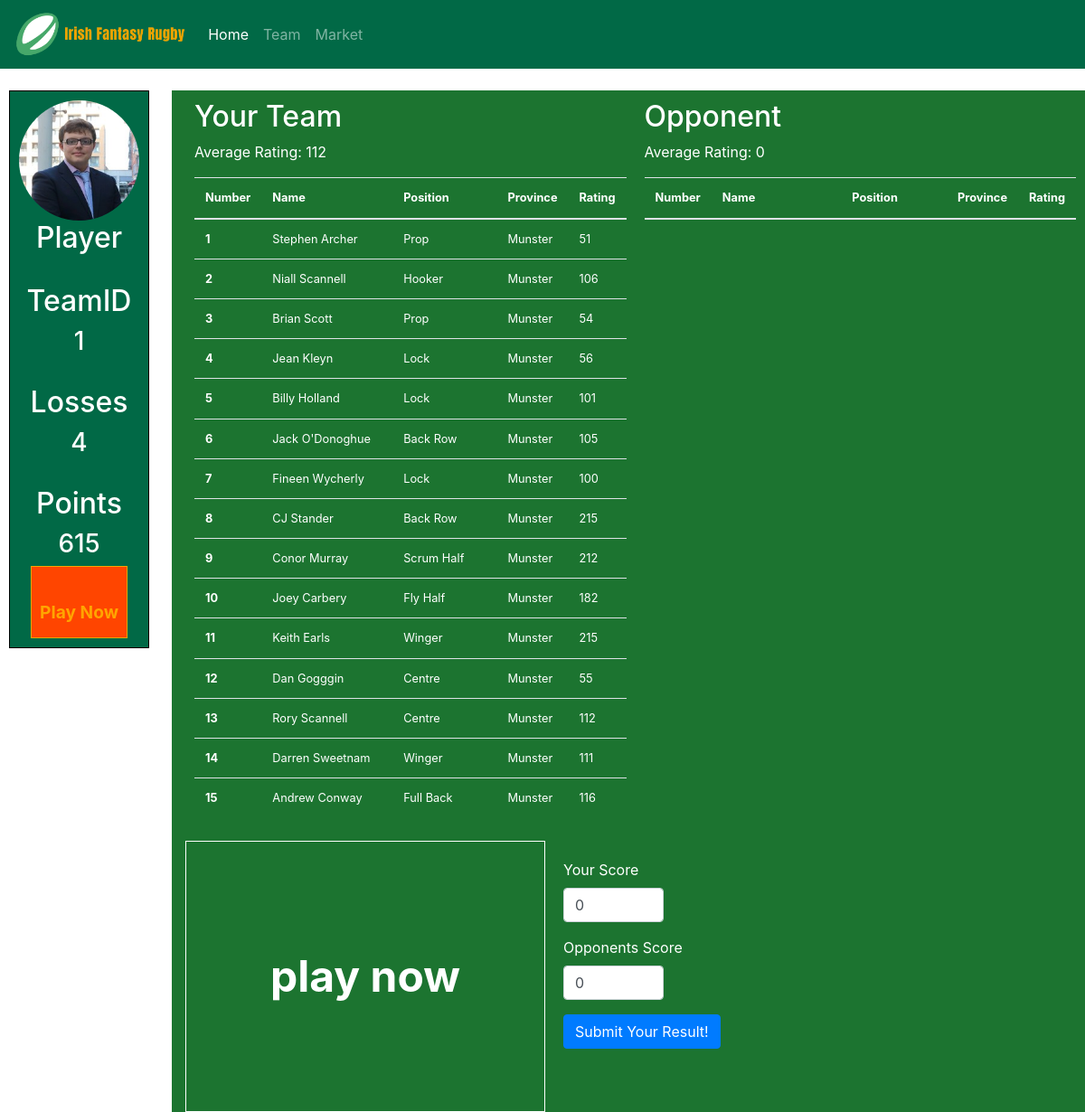
The page /GameFront.php on the database its author committed.
### tables this page shows
CREATE TABLE team_rosters (
	TeamRosterID INTEGER AUTO_INCREMENT NOT NULL,
    TeamID INTEGER,
    PlayerID INTEGER,
    games INTEGER,
    OnTeam INTEGER,
    TeamPosition INTEGER,
    PRIMARY KEY (TeamRosterID),
    FOREIGN KEY (TeamID) REFERENCES teams(TeamID),
    FOREIGN KEY (PlayerID) REFERENCES players(PlayerID)
);

CREATE TABLE players (
	PlayerID INTEGER AUTO_INCREMENT NOT NULL,
    PlayerName VARCHAR(22),
    PlayerPosition VARCHAR(22),
    Province VARCHAR(20),
    Caps INTEGER,
    Points INTEGER,
    Ireland Binary,
    Lions Binary,
    TwitterRatio DOUBLE,
    Rating INTEGER as ((50 + ((Points/Caps)*10) + (Ireland*50) + (Lions * 100))*TwitterRatio),
    ImageFilePath VARCHAR(100),
    PRIMARY KEY (PlayerID)
    );

### Tests/Game.php (the view, shortened to what this page needs)
<?php
$query1 = "SELECT team_rosters.TeamPosition, PlayerName, PlayerPosition, Province, Rating FROM team_rosters JOIN players ON players.PlayerID = team_rosters.PlayerID WHERE team_rosters.TeamID=1 AND OnTeam=1 ORDER BY team_rosters.TeamPosition ASC";
$count1 = 1;
$sum1 = 0;
if ($stmt1 = $con->prepare($query1)) {
    $stmt1->execute();
    $stmt1->bind_result($TeamPosition, $PlayerName, $PlayerPosition, $Province, $Rating);
    echo "<div id='table1' style='width: 50%; float: left; padding: 10px;'>
                <h2 style='float: left; width: 100%'>Your Team</h2>
                <table class=\"table table-hover\" style='float: left; color: white; font-size: .8em'>
                <thead>
                <tr>
                    <th scope=\"col\">Number</th>
                    <th scope=\"col\" width='150'>Name</th>
                    <th scope=\"col\" width='120'>Position</th>
                    <th scope=\"col\">Province</th>
                    <th scope=\"col\">Rating</th>
                </tr>
                </thead>
                <tbody>";
    while ($stmt1->fetch()) {
        echo "<tr>
                    <th>$TeamPosition</th>
                    <td>$PlayerName</td>
                    <td>$PlayerPosition</td>
                    <td>$Province</td>
                    <td>$Rating</td>
                </tr>";
        $sum1 += $Rating;
        $count1 ++;
    }
    $avg1 = $sum1 / $count1;
    echo "<p>Average Rating: " . round($avg1). "</p>";
    echo "</tbody></table></div>";
}
$query2 = "SELECT team_rosters.TeamPosition, PlayerName, PlayerPosition, Province, Rating FROM team_rosters JOIN players ON players.PlayerID = team_rosters.PlayerID WHERE team_rosters.TeamID=5 AND OnTeam=1 ORDER BY team_rosters.TeamPosition ASC";
$count2 = 1;
$sum2 = 0;
if ($stmt2 = $con->prepare($query2)) {
    echo "<div id='table2' style='width: 50%; float: left; padding: 10px;'>
                <h2 style='float: left; width: 100%;'>Opponent</h2>
                <table class=\"table table-hover\" style='float: left; color: white; font-size: .8em'>
                <thead>
                <tr>
                    <th scope=\"col\">Number</th>
                    <th scope=\"col\" width='150'>Name</th>
                    <th scope=\"col\" width='120'>Position</th>
                    <th scope=\"col\">Province</th>
                    <th scope=\"col\">Rating</th>
                </tr>
                </thead>
                <tbody>";
    $avg2 = $sum2 / $count2;
    echo "<p>Average Rating: " . round($avg2) . "</p>";
    echo "</tbody></table></div>";
}
$mResult = 0;
$oResult = 0;
?>
<div style="width: 100%; height: 300px; text-align: center; float: left;">
    <button id="#PlayNow" onclick="playNow()" style="float: left; height: 100%; width: 40%; margin: 0 auto; display: block; color: white; border: 1px white solid; background-color: #1c7430; font-size: 3em; font-weight: bold;" >play now</button>
    <form action="<?php echo htmlspecialchars($_SERVER["PHP_SELF"]); ?>" method="post" style="width: 60%; height: 100%; float: left; padding: 20px;">
        <div class="form-group <?php echo (!empty($username_err)) ? 'has-error' : ''; ?>">
            <label style="float: left; width: 100%; text-align: left;">Your Score    </label>
            <input type="Number" name="mScore" class="form-control" value="<?php echo $mResult; ?>" style="width: 20%;" id="mResult">
        </div>
        <div class="form-group <?php echo (!empty($password_err)) ? 'has-error' : ''; ?>" >
            <label style="float: left; width: 100%; text-align: left;">Opponents Score</label>
            <input type="number" name="oScore" class="form-control" style="width: 20%;" value="<?php echo $oResult;?>" id="oResult">
        </div>
        <div class="form-group">
            <input type="submit" class="btn btn-primary" value="Submit Your Result!" id="GameSubmit" style="float: left;">
        </div>
    </form>
</div>

### css/style.css (style rules this page uses)
body { -webkit-background-size: cover; -moz-background-size: cover; -o-background-size: cover; background-size: cover; background-repeat: no-repeat; }
form { text-align: center; }

### rows shown on the page
team_rosters: TeamPosition "1", PlayerID.PlayerName "Stephen Archer", PlayerID.PlayerPosition "Prop", PlayerID.Province "Munster", PlayerID.Rating "51"
team_rosters: TeamPosition "2", PlayerID.PlayerName "Niall Scannell", PlayerID.PlayerPosition "Hooker", PlayerID.Province "Munster", PlayerID.Rating "106"
team_rosters: TeamPosition "3", PlayerID.PlayerName "Brian Scott", PlayerID.PlayerPosition "Prop", PlayerID.Province "Munster", PlayerID.Rating "54"
team_rosters: TeamPosition "4", PlayerID.PlayerName "Jean Kleyn", PlayerID.PlayerPosition "Lock", PlayerID.Province "Munster", PlayerID.Rating "56"
team_rosters: TeamPosition "5", PlayerID.PlayerName "Billy Holland", PlayerID.PlayerPosition "Lock", PlayerID.Province "Munster", PlayerID.Rating "101"
team_rosters: TeamPosition "6", PlayerID.PlayerName "Jack O'Donoghue", PlayerID.PlayerPosition "Back Row", PlayerID.Province "Munster", PlayerID.Rating "105"
team_rosters: TeamPosition "7", PlayerID.PlayerName "Fineen Wycherly", PlayerID.PlayerPosition "Lock", PlayerID.Province "Munster", PlayerID.Rating "100"
team_rosters: TeamPosition "8", PlayerID.PlayerName "CJ Stander", PlayerID.PlayerPosition "Back Row", PlayerID.Province "Munster", PlayerID.Rating "215"
team_rosters: TeamPosition "9", PlayerID.PlayerName "Conor Murray", PlayerID.PlayerPosition "Scrum Half", PlayerID.Province "Munster", PlayerID.Rating "212"
team_rosters: TeamPosition "10", PlayerID.PlayerName "Joey Carbery", PlayerID.PlayerPosition "Fly Half", PlayerID.Province "Munster", PlayerID.Rating "182"
team_rosters: TeamPosition "11", PlayerID.PlayerName "Keith Earls", PlayerID.PlayerPosition "Winger", PlayerID.Province "Munster", PlayerID.Rating "215"
team_rosters: TeamPosition "12", PlayerID.PlayerName "Dan Gogggin", PlayerID.PlayerPosition "Centre", PlayerID.Province "Munster", PlayerID.Rating "55"
team_rosters: TeamPosition "13", PlayerID.PlayerName "Rory Scannell", PlayerID.PlayerPosition "Centre", PlayerID.Province "Munster", PlayerID.Rating "112"
team_rosters: TeamPosition "14", PlayerID.PlayerName "Darren Sweetnam", PlayerID.PlayerPosition "Winger", PlayerID.Province "Munster", PlayerID.Rating "111"
team_rosters: TeamPosition "15", PlayerID.PlayerName "Andrew Conway", PlayerID.PlayerPosition "Full Back", PlayerID.Province "Munster", PlayerID.Rating "116"

### other values the page prints
$teamID "1"
$avg1 "112"
$avg2 "0"
